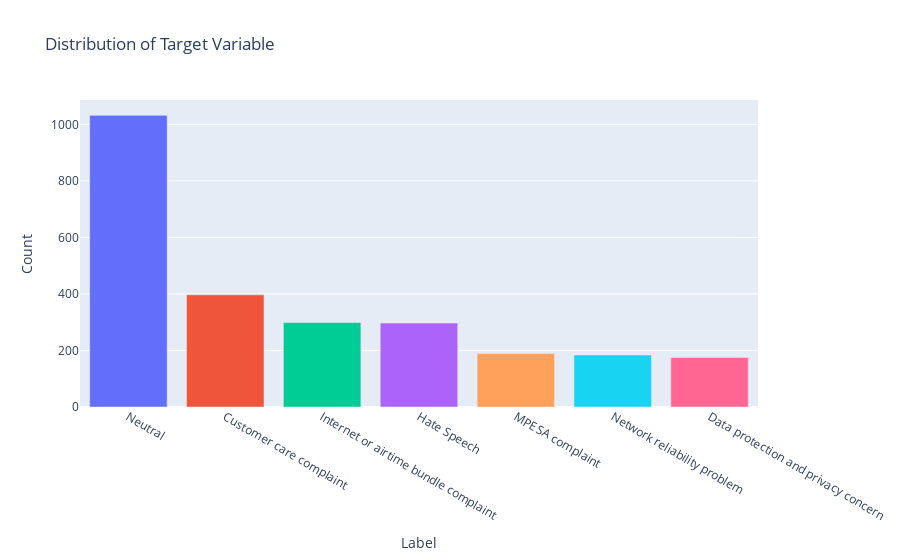

Source (notebook cell):
### Code cell
# check the distribution of the target variable
print("Distribution of the target variable:\n", safaricom_df['Labels'].value_counts())

fig = px.bar(
    safaricom_df['Labels'].value_counts().reset_index(name='count'),
    x='Labels',
    y='count',
    labels={'Labels': 'Label', 'count': 'Count'},
    title='Distribution of Target Variable'
)

# Get unique labels to assign a color to each
unique_labels = safaricom_df['Labels'].value_counts().reset_index(name='count')['Labels']
color_discrete_sequence = px.colors.qualitative.Plotly  # or use another palette like 'Set2', 'Pastel', etc.

# If there are more labels than colors in the palette, repeat the palette
if len(unique_labels) > len(color_discrete_sequence):
    color_discrete_sequence = color_discrete_sequence * (len(unique_labels) // len(color_discrete_sequence) + 1)

fig.update_traces(marker_color=color_discrete_sequence[:len(unique_labels)])
fig.show()

### Figure 1 — Plotly figure (JSON) as saved in the notebook; plotly's stock layout.template omitted (floating-point values rounded to 4 significant figures)
{"data": [{"hovertemplate": "Label=%{x}<br>Count=%{y}<extra></extra>", "legendgroup": "", "marker": {"color": ["#636EFA", "#EF553B", "#00CC96", "#AB63FA", "#FFA15A", "#19D3F3", "#FF6692"], "pattern": {"shape": ""}}, "name": "", "orientation": "v", "showlegend": false, "textposition": "auto", "type": "bar", "x": ["Neutral", "Customer care complaint", "Internet or airtime bundle complaint", "Hate Speech", "MPESA complaint", "Network reliability problem", "Data protection and privacy concern"], "xaxis": "x", "y": [1032, 397, 299, 297, 189, 184, 175], "yaxis": "y"}], "layout": {"barmode": "relative", "legend": {"tracegroupgap": 0}, "title": {"text": "Distribution of Target Variable"}, "xaxis": {"anchor": "y", "domain": [0, 1], "title": {"text": "Label"}}, "yaxis": {"anchor": "x", "domain": [0, 1], "title": {"text": "Count"}}}}
